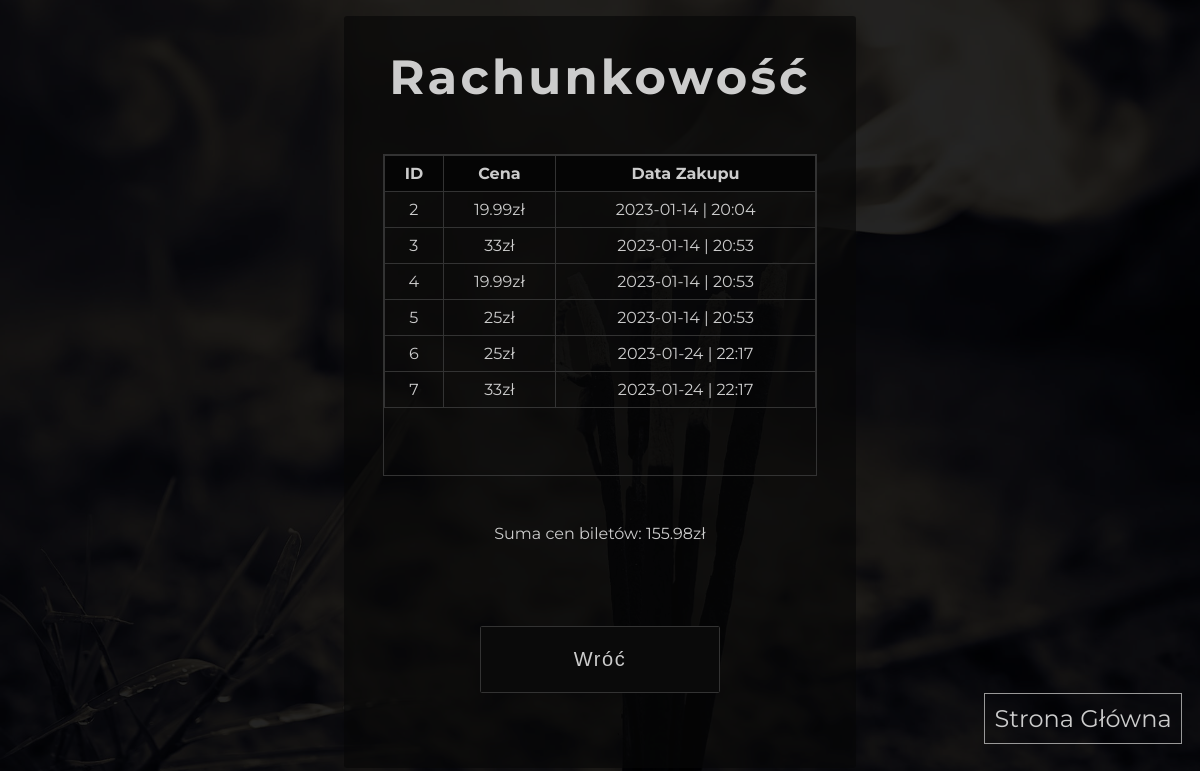
The app's page /accountant_accountancy/ (signed in), older data.
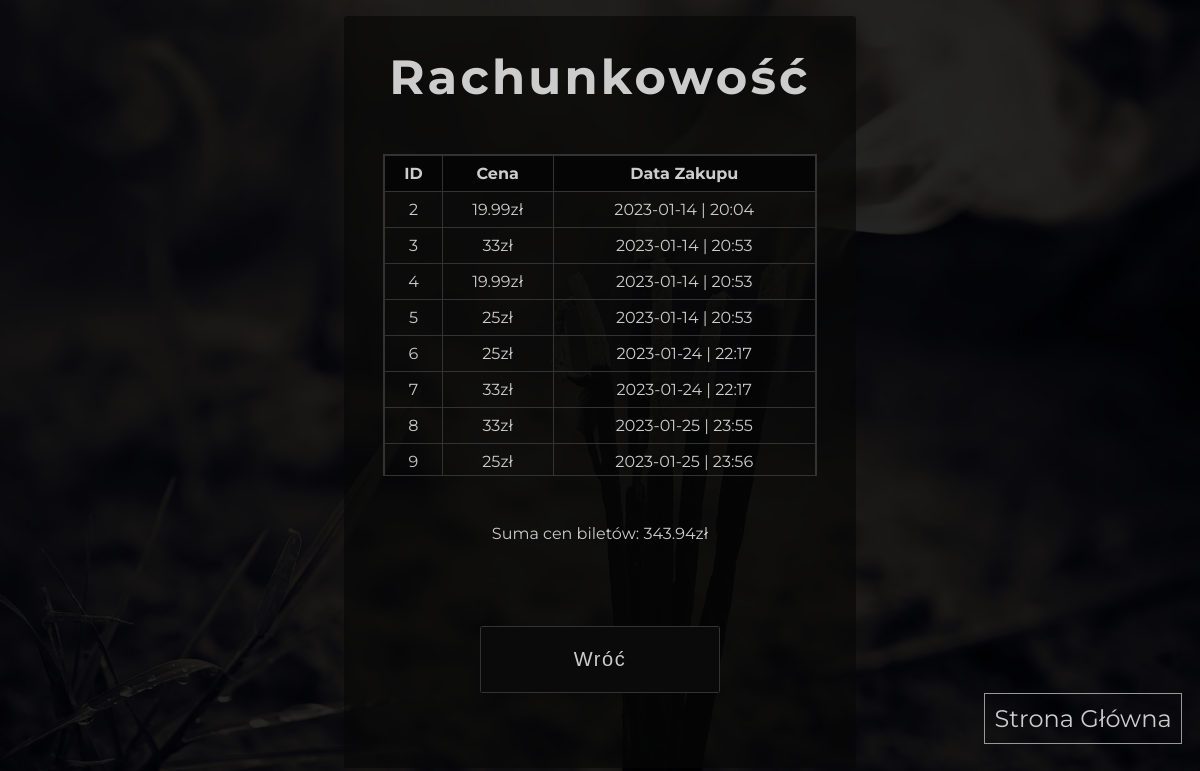
The same page, newer data.
### App/models.py (models this page shows, shortened)
class Ticket(models.Model):
    ZONE_CHOICES = (
        ("Pływalnia", "Pływalnia"),
        ("SPA", "SPA"),
        ("Siłownia", "Siłownia")
    )
    PRICE_CHOICES = (
        ('19.99', '19.99zł'),
        ('25', '25zł'),
        ('33', '33zł')
    )
    worker = models.ForeignKey(Worker, on_delete=models.SET_NULL, null=True)
    client = models.ForeignKey(Client, on_delete=models.SET_NULL, null=True, blank=True)
    price = models.CharField(max_length=6, choices=PRICE_CHOICES)
    zone = models.CharField(max_length=45, choices=ZONE_CHOICES)
    dateOfPurchase = models.DateTimeField(default=datetime.datetime.now(), editable=True)
    dateOfEnd = models.DateTimeField(null=True, blank=True, editable=False)

### App/decorators.py (the view)
        def wrapper_func(request, *args, **kwargs):
            group = None
            if request.user.groups.exists():
                group = request.user.groups.all()[0].name
            if group in allowed_roles:
                return view_func(request, *args, **kwargs)
            else:
                return redirect('home')

### App/views.py (called while the page is built)
@login_required(login_url='login')
@allowed_users(allowed_roles=['accountant', 'admin'])
def accountant_accountancy(request):
    tickets = Ticket.objects.all()
    tickets_sum = round(sum([float(price.split("zł")[0])
                        for price in [ticket.price for ticket in tickets]]), 2)
    context = {'tickets': tickets, 'tickets_sum': tickets_sum}
    return render(request, 'App/subpages/accountant/accountant_accountancy.html', context)

### App/templates/App/subpages/accountant/accountant_accountancy.html (shortened to what this page needs)
{% load static %}
<!DOCTYPE html>
<html lang="pl">
<head>
    <link rel="stylesheet" href="https://cdnjs.cloudflare.com/ajax/libs/font-awesome/6.2.1/css/all.min.css" />
    <link rel="stylesheet" href="{% static '/css/accountant_accountancy.css' %}">
</head>
<body>
    <main>
        <form action="">
            <h1>Rachunkowość</h1>
            <div class="list">
                <table>
                    <tr>
                        <th>ID</th> <th>Cena</th> <th>Data Zakupu</th>
                    </tr>
                    {% for ticket in tickets %}
                    <tr>
                        <td>{{ ticket.id }}</td> <td>{{ ticket.price }}zł</td> <td>{{ ticket.dateOfPurchase|date:'Y-m-d | H:i' }}</td>
                    </tr>
                    {% endfor %}
                </table>
            </div>
            <p>Suma cen biletów: {{ tickets_sum }}zł</p>
            <div class="buttons">
                <a href="{% url 'accountant_panel' %}">
                    <input type="button" value="Wróć">
                </a>
            </div>
        </form>
        <nav class="mini-nav">
            <a href="{% url 'home' %}">Strona Główna</a>
        </nav>
    </main>
</body>
</html>

Row changes from the older to the newer data that the page shows:
added Ticket: id "8", price "33", dateOfPurchase|H "2023-01-25 | 23:55"
added Ticket: id "9", price "25", dateOfPurchase|H "2023-01-25 | 23:56"
Text that changed along with them:
{{ tickets_sum }}: "155.98" → "343.94"
